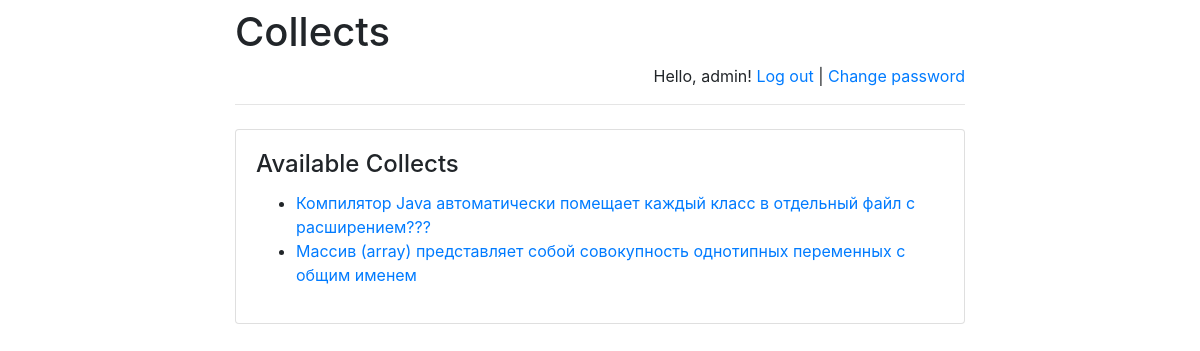
The app's page /collects/ (signed in) with its own data.
### collects/models.py (models this page shows)
class Collect(models.Model):
    collect_text = models.CharField(max_length=300)
    pub_date = models.DateTimeField('date published')

### collects/views.py (the view)
# urls.py: path(r'', views.index, name='index'),
def index(request):
    message = None
    if "message" in request.GET:
        message = request.GET["message"]
    return render(
        request,
        "index.html",
        {
            "latest_collects":
                Collect.objects.order_by('-pub_date')[:5],
            "message": message
        }
    )

### templates/index.html (shortened to what this page needs)
<!DOCTYPE html>
<html lang="en">
<head>
</head>
<body>
{% extends 'base.html' %}
{% block main %}
    <h4 class="card-title">Available Collects</h4>
    {% if latest_collects %}
        <ul>
            {% for collect in latest_collects %}
                <li>
                    <a href="/collects/{{ collect.id }}/">
                        {{ collect.collect_text }}
                    </a>
                </li>
            {% endfor %}
        </ul>
    {% else %}
        <p>No collects are available right now.</p>
    {% endif %}
{% endblock %}

### templates/base.html (shortened to what this page needs)
<!doctype html>
<html lang="en">
<head>
    <link rel="stylesheet"
href="https://stackpath.bootstrapcdn.com/bootstrap/4.1.3/css/bootstrap.min.css">
</head>
<body>
<div class="container">
    <div class="row justify-content-center">
        <div class="col-8">
            <h1 class="mt-2">Collects</h1>
            {% if user.is_authenticated %}
                <p class="text-right">
                    Hello, {{ user.username }}!
                    <a href="/collects/logout">Log out</a> |
                    <a href="/collects/password-change">
                        Change password
                    </a>
                </p>
            {% else %}
                <p class="text-right">
                    <a href="/collects/login">Log in</a> |
                    <a href="/collects/register">Register</a>
                </p>
            {% endif %}
            <hr class="mt-0 mb-4">
            <div class="card">
                <div class="card-body">
                    {% block main %}
                    {% endblock %}
                </div>
            </div>
        </div>
    </div>
</div>
</body>
</html>

### records on screen
Collect: collect_text "Компилятор Java автоматически помещает каждый класс в отдельный файл с расширением???"
Collect: collect_text "Массив (array) представляет собой совокупность однотипных переменных с общим именем"

### other values on screen
{{ user.username }} "admin"
